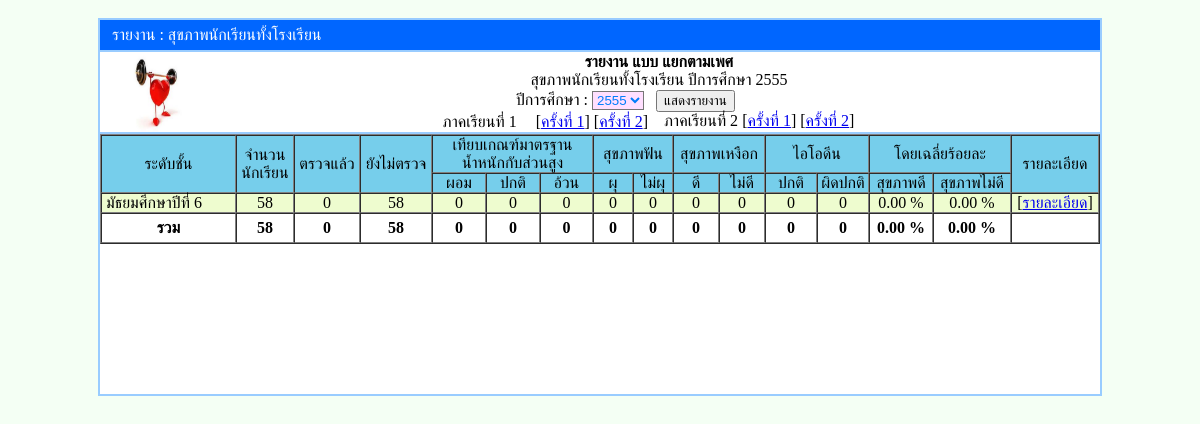
The app's page /smss/modules/health/report_all2.php with its own data.
### tables this page shows
CREATE TABLE `health_base` (
  `base_id` int(5) NOT NULL auto_increment,
  `study_year` int(5) NOT NULL,
  `term` int(3) NOT NULL,
  `status` int(2) NOT NULL,
  PRIMARY KEY  (`base_id`)
);

CREATE TABLE `student_main_class` (
  `id` int(11) NOT NULL auto_increment,
  `class_code` tinyint(4) NOT NULL,
  `class_name` varchar(150) NOT NULL,
  PRIMARY KEY  (`id`),
  UNIQUE KEY `class_code` (`class_code`)
);

### smss/modules/health/report_all2.php (the view, shortened to what the rows shown need)
<?php
 include "./modules/health/tab.php";
 						 $check_room_sdT = 0;
						 $checkslwT = 0;
						 $total_nocheckT = 0;
			 			$sum_lowT = 0;
						$sum_norT = 0;
						$sum_overT = 0;
						$sum_gum_goodT = 0;
						$sum_gum_noT = 0;
						$sum_tooth_goodT = 0;
						$sum_tooth_noT = 0;
						$sum_iodine_goodT = 0;
						$sum_iodine_noT = 0;
						$sum_percen_goodT = 0;
						 $sum_percen_good = 0;
						$sum_percen_noT = 0;
						$sum_percen_no = 0;
						$tosT = 0;
						$tos = 0;
						$gum_good = 0 ;
						$sum_default = 0;
						$total_sum_gum_no = 0;
						$total_sum_gum_good = 0;$sum_gum_good = 0;
						$total_sum_tooth_good = 0;$sum_tooth_good = 0;
						$total_sum_tooth_no = 0;$sum_tooth_no = 0;
						$total_sum_iodine_good = 0;$sum_iodine_good = 0;
						$total_sum_iodine_no = 0;$sum_iodine_no = 0;
						$total_sum_low = 0;
						$sumtotal = 0;
						$sumtotal_no =0 ;
				$sqlbs="SELECT* FROM health_base   WHERE status='1'";
				$resultbs=mysql_query($sqlbs);
				$rowbs=mysql_fetch_array($resultbs);
		if(isset($_REQUEST['year_in'])){
					$year_in=$_REQUEST['year_in'];
					$year_bs = $year_in;
					$ck="";
					$tm="";
				}else{
					$year_bs=$rowbs['study_year'];
					$ck="";
					$tm="";
					}
		if(isset($_REQUEST['ck']) && isset($_REQUEST['tm'])){
			$ck=$_REQUEST['ck'];
			$tm=$_REQUEST['tm'];
		}else{
				$ck="1";
				$tm="1";
		}
	?>
<head>
<link rel='stylesheet' href='modules/health/config_color.css'>
</head>
<body topmargin="0" bgcolor="#F4FFF4">
<br>
<table width="1000" border="1" align="center" cellpadding="0" cellspacing="0" bordercolor="#99CCFF" bgcolor="#FFFFFF">
  <tr>
    <td>
	<table width="1000" border="0" cellspacing="0" cellpadding="0">
      <tr>
        <td width="118" rowspan="3" align="center" valign="middle"><img src='modules/health/iconH/logospt.jpg' width='80' height='80' border='0'></td>
        <td colspan="2" align="center"><strong>รายงาน แบบ แยกตามเพศ</strong><br>
        สุขภาพนักเรียนทั้งโรงเรียน ปีการศึกษา
          <?php echo $year_bs;?></td>
        </tr>
         <form name="form1" action="?option=health&&task=report_all2" method="post" enctype="multipart/form-data">
      <tr>
        <td align="right">ปีการศึกษา :
        <select name="year_in" class="colortext">
        <?php
			  if($year_bs !=""){
				  echo"<option value='$year_bs'>$year_bs</option>";
				  }
		?>
        </select>
        &nbsp;&nbsp;</td>
      </tr>
      </form>
    </table></td>
  </tr>
  <tr>
    <td height="260"  valign="top">
	<table width="1000" border="1" align="center" cellpadding="0" cellspacing="0">
      <?php
						$sqlCK="SELECT* FROM student_main_class";
						$resultCK=mysql_query($sqlCK);
					  $bg="";
				while($recordCK=mysql_fetch_array($resultCK))
					{
				$class_code=$recordCK['class_code'];
				$class_name=$recordCK['class_name'];
				$c1="#DDF4F9";
			 	$c2="#EEFCCF";
				if($bg==$c1){
				$bg=$c2;
				}else{
				$bg=$c1;
				}
				?>
				<?php
      			 	$sqlSM="SELECT DISTINCT room FROM student_main  WHERE class_now='$class_code'";
						$resultSM=mysql_query($sqlSM);
						$check_room_SM=mysql_num_rows($resultSM);
						if($check_room_SM!=0 && $check_room_SM!=1){
						$lp=0;
						while($recordSM=mysql_fetch_array($resultSM))
					{
					$room=$recordSM['room'];
					 	$sqlsd="SELECT  * FROM student_main  WHERE class_now='$class_code'AND room='$room'  AND status='0'";
						$resultsd=mysql_query($sqlsd);
						$check_room_sd=mysql_num_rows($resultsd);
                         ?>
                           <?php
        $sqlslw="SELECT* FROM health_checking WHERE room='$recordSM[room]'&&class_now='$class_code'&&year_std='$year_bs'&&number_check='$ck'&&term_std='$tm'";
		$resultslw=mysql_query($sqlslw);
		$checkslw=mysql_num_rows($resultslw);
						$sum_low=0;
						$sum_nor=0;
						$sum_over=0;
						$sum_gum_good=0;
						$sum_gum_no=0;
						$sum_tooth_good=0;
						$sum_tooth_no=0;
						$sum_iodine_good=0;
						$sum_iodine_no=0;
				 $slw=1;
					while($recordslw=mysql_fetch_array($resultslw))
	{
			 			$sqlsex="SELECT  * FROM student_main  WHERE student_id='$recordslw[student_id]'";
						$resultsex=mysql_query($sqlsex);
						$recordsex=mysql_fetch_array($resultsex);
				$weight=$recordslw['weight'];
				$tall=$recordslw['tall'];
				$sum_sex1=0; $sum_sex2=0; $sum_sex_low1=0; $sum_sex_over1=0;
				if($recordsex['sex']==1){
					$sum_sex1 = $tall - 100;
							$sum_sex_low1 = $sum_sex1 - 5;
							$sum_sex_over1 = $sum_sex1 + 5;
								if($weight < $sum_sex_low1){
									$sum_low = $sum_low + 1;
									$total_sum_low=$total_sum_low+$sum_low;
									}else if($weight > $sum_sex_over1){
										$sum_over=$sum_over+1;
										$total_sum_over=$total_sum_over+$sum_over;
										}else{
											 $sum_nor=$sum_nor+1;
											 $total_sum_nor=$total_sum_nor+$sum_nor;
											}
					}else if($recordsex['sex']==2){
						$sum_sex2=$tall - 110;
							$sum_sex_low2 = $sum_sex2 - 5;
							$sum_sex_over2 = $sum_sex2 + 5;
									if($weight < $sum_sex_low2){
										$sum_low = $sum_low + 1;
										$total_sum_low=$total_sum_low+$sum_low;
										}else if($weight > $sum_sex_over2){
											$sum_over=$sum_over+1;
											$total_sum_over=$total_sum_over+$sum_over;
											}else{
											 $sum_nor=$sum_nor+1;
											 $total_sum_nor=$total_sum_nor+$sum_nor;
												}
						}else{
							$sum_default = $sum_default + 1;
							}
					if($recordslw['gum']!=""){
						if($recordslw['gum']=="ไม่มี"){
					$sum_gum_good=$sum_gum_good+1;
					$total_sum_gum_good=$total_sum_gum_good+$sum_gum_good;
					}else{
					$sum_gum_no=$sum_gum_no+1;
					$total_sum_gum_no=$total_sum_gum_no+$sum_gum_no;
							}
					}
						if($recordslw['tooth']!=""){
						if($recordslw['tooth']=="ไม่ผุ"){
					$sum_tooth_good=$sum_tooth_good+1;
					$total_sum_tooth_good=$total_sum_tooth_good+$sum_tooth_good;
					}else{
					$sum_tooth_no=$sum_tooth_no+1;
					$total_sum_tooth_no=$total_sum_tooth_no+$sum_tooth_no;
							}
					}
						if($recordslw['iodine']!=""){
						if($recordslw['iodine']=="ปกติ"){
					$sum_iodine_good=$sum_iodine_good+1;
					$total_sum_iodine_good=$total_sum_iodine_good+$sum_iodine_good;
					}else{
					$sum_iodine_no=$sum_iodine_no+1;
					$total_sum_iodine_no=$total_sum_iodine_no+$sum_iodine_no;
							}
					}
						$slw++;
						$t_low=(($sum_low*100)/$checkslw);
						$t_over=(($sum_over*100)/$checkslw);
						$t_gum=(($sum_gum_no*100)/$checkslw);
						$t_tooth=(($sum_tooth_no*100)/$checkslw);
						$t_iodine=(($sum_iodine_no*100)/$checkslw);
						$tno_nor=(($sum_nor*100)/$checkslw);
						$tno_gum=(($gum_good*100)/$checkslw);
						$tno_tooth=(($sum_tooth_good*100)/$checkslw);
						$tno_iodine=(($sum_iodine_good*100)/$checkslw);
						$sum_percen_no=(($t_low+$t_over+$t_gum+$t_tooth+$t_iodine)*$checkslw*4)/100;
						$sum_percen_good=(($tno_nor+$tno_gum+$tno_tooth+$tno_iodine)*$checkslw*4)/100;
						$tos=$sum_percen_no+$sum_percen_good;
						$sumtotal=($sum_percen_good*100)/$tos;
						$sumtotal_no=($sum_percen_no*100)/$tos;
			}
		?>
      <tr bgcolor="<?php echo $bg;?>" onMouseOver="this.className='menu-over'" onMouseOut="this.className='menu'" class="menu">
        <td  align="left" valign="middle">
        <?php if($recordSM['room']==0 || $recordSM['room']=="") {?>
        <?php echo"$t1$class_name";  }else{?>
          <?php echo"$t1$class_name/".$recordSM['room'];  }?>        </td>
        <td align="center" valign="middle"><?php echo $check_room_sd;?></td>
        <td align="center" valign="middle"><?php echo $checkslw;?></td>
        <td align="center" valign="middle"><?php $total_nocheck=$check_room_sd-$checkslw; echo"$total_nocheck";?></td>
        <td align="center" valign="middle"><?php echo $sum_low;?></td>
        <td align="center" valign="middle"><?php echo $sum_nor;?></td>
        <td align="center" valign="middle"><?php echo $sum_over;?></td>
        <td align="center" valign="middle"><?php echo $sum_tooth_no;?></td>
        <td align="center" valign="middle"><?php echo $sum_tooth_good;?></td>
        <td align="center" valign="middle"><?php echo $sum_gum_good;?></td>
        <td align="center" valign="middle"><?php echo $sum_gum_no;?></td>
        <td align="center" valign="middle"><?php echo $sum_iodine_good;?></td>
        <td align="center" valign="middle"><?php echo $sum_iodine_no;?></td>
        <td align="center" valign="middle"><?php echo number_format($sumtotal,2,'.',',');?> %</td>
        <td align="center" valign="middle"><?php echo number_format($sumtotal_no,2,'.',',');?> %</td>
        <td align="center" valign="middle">[<a href="?option=health&task=report_all_type_room2&class_code=<?php echo $class_code;?>&room=<?php echo $room;?>&year_in=<?php echo $year_bs;?>&ck=<?php echo $ck;?>&tm=<?php echo $tm;?>">รายละเอียด</a>]</td>
		</tr>
             <?php
			 			 $check_room_sdT = $check_room_sdT + $check_room_sd;
						 $checkslwT = $checkslwT + $checkslw;
						 $total_nocheckT = $total_nocheckT + $total_nocheck;
			 			$sum_lowT = $sum_lowT + $sum_low;
						$sum_norT = $sum_norT + $sum_nor;
						$sum_overT = $sum_overT + $sum_over;
						$sum_gum_goodT = $sum_gum_goodT + $sum_gum_good;
						$sum_gum_noT = $sum_gum_noT + $sum_gum_no;
						$sum_tooth_goodT = $sum_tooth_goodT + $sum_tooth_good;
						$sum_tooth_noT = $sum_tooth_noT + $sum_tooth_no;
						$sum_iodine_goodT = $sum_iodine_goodT + $sum_iodine_good;
						$sum_iodine_noT = $sum_iodine_noT + $sum_iodine_no;
						$sum_percen_goodT = $sum_percen_goodT + $sum_percen_good;
						$sum_percen_noT = $sum_percen_noT + $sum_percen_no;
						$tosT = $tosT + $tos;
			 			$sum_low=0;
						$sum_nor=0;
						$sum_over=0;
						$sum_gum_good=0;
						$sum_gum_no=0;
						$sum_tooth_good=0;
						$sum_tooth_no=0;
						$sum_iodine_good=0;
						$sum_iodine_no=0;
						$sumtotal=0;
						$sumtotal_no=0;
						$t_low=0;
						$t_over=0;
						$t_gum=0;
						$t_tooth=0;
						$t_iodine=0;
						$tno_nor=0;
						$tno_gum=0;
						$tno_tooth=0;
						$tno_iodine=0;
			 	$lp++;
			 }
						}else{
						while($recordSM=mysql_fetch_array($resultSM))
					{
					 	$sqlsd2="SELECT  * FROM student_main  WHERE class_now='$class_code'  AND status='0'";
						$resultsd2=mysql_query($sqlsd2);
						$check_room_sd2=mysql_num_rows($resultsd2);
                         ?>
                           <?php
      			$sqlslw2="SELECT* FROM health_checking WHERE class_now='$class_code'&&year_std='$year_bs'&&number_check='$ck'&&term_std='$tm'";
		  		$resultslw2=mysql_query($sqlslw2);
				$checkslw2=mysql_num_rows($resultslw2);
						$sum_low=0;
						$sum_nor=0;
						$sum_over=0;
						$sum_gum_good=0;
						$sum_gum_no=0;
						$sum_tooth_good=0;
						$sum_tooth_no=0;
						$sum_iodine_good=0;
						$sum_iodine_no=0;
		?>
      <tr bgcolor="<?php echo $bg;?>"  onmouseover="this.className='menu-over'" onMouseOut="this.className='menu'" class="menu">
        <td  align="left" valign="middle">
          <?php echo"$t1$class_name";  ?>        </td>
        <td align="center" valign="middle"><?php echo $check_room_sd2;?></td>
        <td align="center" valign="middle"><?php echo $checkslw2;?></td>
        <td align="center" valign="middle"><?php $total_nocheck=$check_room_sd2-$checkslw2; echo"$total_nocheck";?></td>
        <td align="center" valign="middle"><?php echo $sum_low;?></td>
        <td align="center" valign="middle"><?php echo $sum_nor;?></td>
        <td align="center" valign="middle"><?php echo $sum_over;?></td>
        <td align="center" valign="middle"><?php echo $sum_tooth_no;?></td>
        <td align="center" valign="middle"><?php echo $sum_tooth_good;?></td>
        <td align="center" valign="middle"><?php echo $sum_gum_good;?></td>
        <td align="center" valign="middle"><?php echo $sum_gum_no;?></td>
        <td align="center" valign="middle"><?php echo $sum_iodine_good;?></td>
        <td align="center" valign="middle"><?php echo $sum_iodine_no;?></td>
        <td align="center" valign="middle"><?php echo number_format($sumtotal,2,'.',',');?> %</td>
        <td align="center" valign="middle"><?php echo number_format($sumtotal_no,2,'.',',');?> %</td>
        <td align="center" valign="middle">[<a href="?option=health&task=report_all_type_room2&class_code=<?php echo $class_code;?>&year_in=<?php echo $year_bs;?>&ck=<?php echo $ck;?>&tm=<?php echo $tm;?>">รายละเอียด</a>]</td>
		</tr>
             <?php
						 $check_room_sdT = $check_room_sdT + $check_room_sd2;
						 $checkslwT = $checkslwT + $checkslw2;
						 $total_nocheckT = $total_nocheckT + $total_nocheck;
			 			$sum_lowT = $sum_lowT + $sum_low;
						$sum_norT = $sum_norT + $sum_nor;
						$sum_overT = $sum_overT + $sum_over;
						$sum_gum_goodT = $sum_gum_goodT + $sum_gum_good;
						$sum_gum_noT = $sum_gum_noT + $sum_gum_no;
						$sum_tooth_goodT = $sum_tooth_goodT + $sum_tooth_good;
						$sum_tooth_noT = $sum_tooth_noT + $sum_tooth_no;
						$sum_iodine_goodT = $sum_iodine_goodT + $sum_iodine_good;
						$sum_iodine_noT = $sum_iodine_noT + $sum_iodine_no;
						$sum_percen_goodT = $sum_percen_goodT + $sum_percen_good;
						$sum_percen_noT = $sum_percen_noT + $sum_percen_no;
						$tosT = $tosT + $tos;
						$sumtotal=0;
						$sumtotal_no=0;
			 }
								}
					}
		 				?>
    </table>
   	</td>
  </tr>
</table>
</body>
</html>

### records on screen
health_base: study_year "2555", year_in "2555"
student_main_class: class_name "มัธยมศึกษาปีที่ 6", check_room_sd2 "58", checkslw2 "0", total_nocheck "58", sum_low "0", sum_nor "0", sum_over "0", sum_tooth_no "0", sum_tooth_good "0", sum_gum_good "0", sum_gum_no "0", sum_iodine_good "0", sum_iodine_no "0"

### other values on screen
$check_room_sdT "58"
$checkslwT "0"
$total_nocheckT "58"
$sum_lowT "0"
$sum_norT "0"
$sum_overT "0"
$sum_tooth_noT "0"
$sum_tooth_goodT "0"
$sum_gum_goodT "0"
$sum_gum_noT "0"
$sum_iodine_goodT "0"
$sum_iodine_noT "0"
